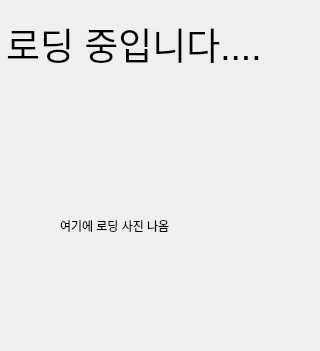
<?xml version="1.0" encoding="UTF-8"?>
<ui version="4.0">
 <class>Dialog</class>
 <widget class="QDialog" name="Dialog">
  <property name="geometry">
   <rect>
    <x>0</x>
    <y>0</y>
    <width>320</width>
    <height>351</height>
   </rect>
  </property>
  <property name="windowTitle">
   <string>Dialog</string>
  </property>
  <widget class="QLabel" name="label_2">
   <property name="geometry">
    <rect>
     <x>6</x>
     <y>8</y>
     <width>311</width>
     <height>71</height>
    </rect>
   </property>
   <property name="font">
    <font>
     <pointsize>28</pointsize>
    </font>
   </property>
   <property name="text">
    <string>로딩 중입니다....</string>
   </property>
  </widget>
  <widget class="QLabel" name="loading_img">
   <property name="geometry">
    <rect>
     <x>60</x>
     <y>160</y>
     <width>131</width>
     <height>131</height>
    </rect>
   </property>
   <property name="text">
    <string>여기에 로딩 사진 나옴</string>
   </property>
   <property name="scaledContents">
    <bool>true</bool>
   </property>
  </widget>
  <widget class="QLabel" name="label">
   <property name="geometry">
    <rect>
     <x>0</x>
     <y>80</y>
     <width>321</width>
     <height>291</height>
    </rect>
   </property>
   <property name="text">
    <string/>
   </property>
   <property name="pixmap">
    <pixmap>img/보노보노_2.png</pixmap>
   </property>
  </widget>
  <zorder>label</zorder>
  <zorder>label_2</zorder>
  <zorder>loading_img</zorder>
 </widget>
 <resources/>
 <connections/>
</ui>
